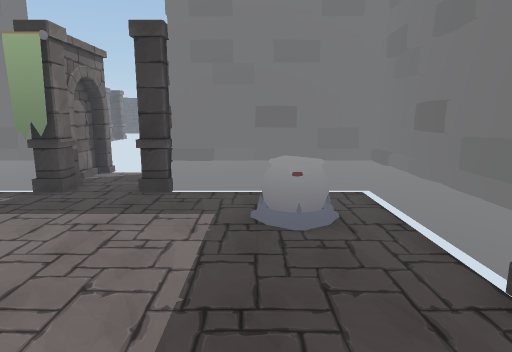
View 1 (above)

16 first-person views from a walk through a scene from a Unity 3-D project. The camera is 1.4 m above the floor, tilts 10° down and sees 75° across. Doors are open. The floor is counted in squares, 0.5 m on a side. Each view is taken from the middle of a square. On the plan, view 1 faces up. The plan holds only what a view shows up to about 20 squares ahead; the rest is blank. The place goes on beyond the plan.

View 2
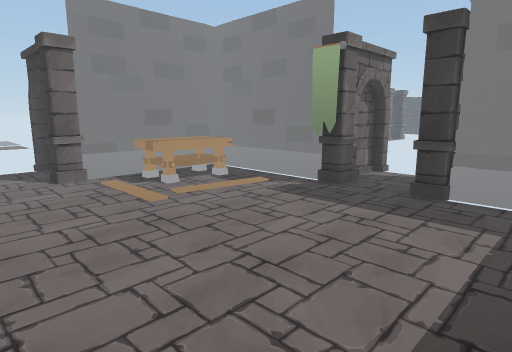

View 3
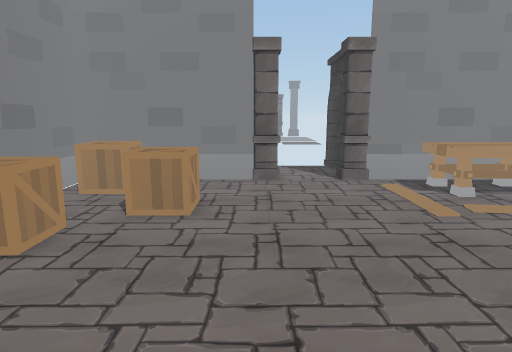

View 4
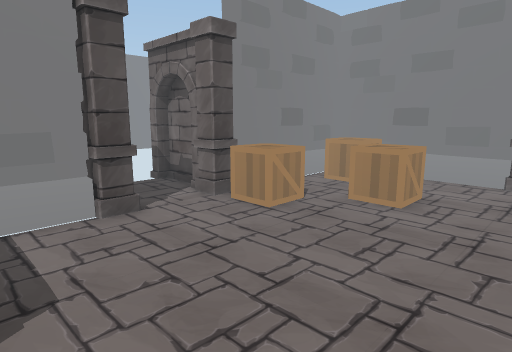

View 5
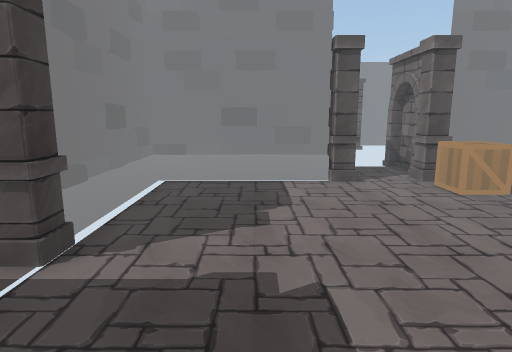

View 6
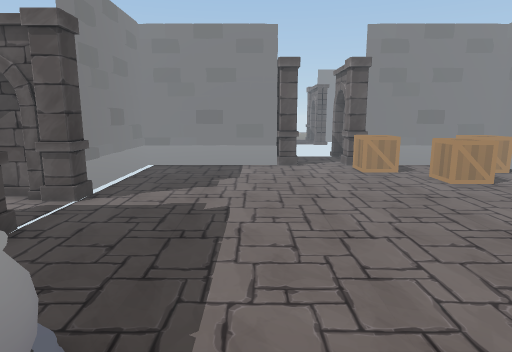

View 7
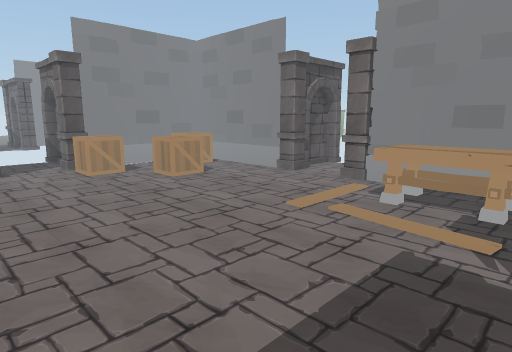

View 8
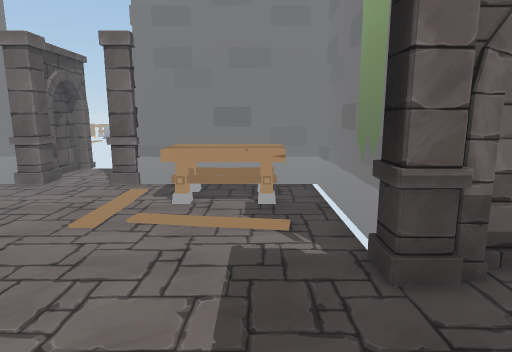

View 9
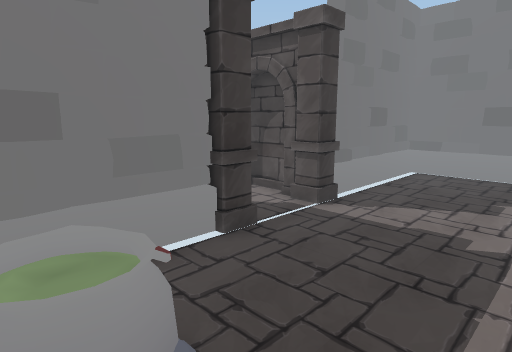

View 10
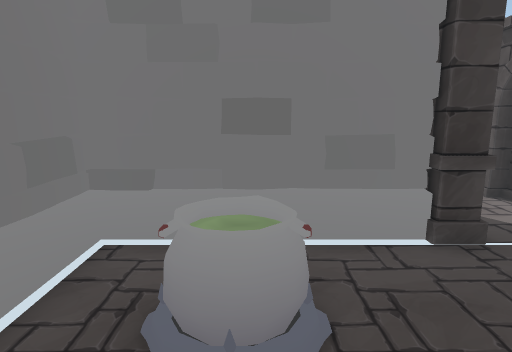

View 11
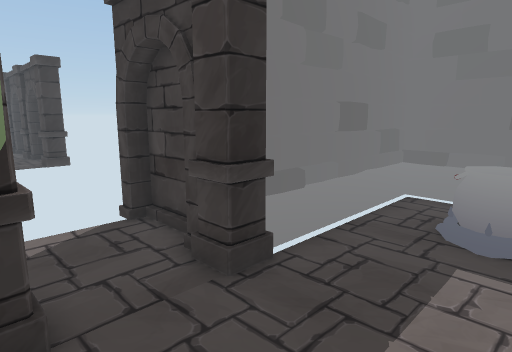

View 12
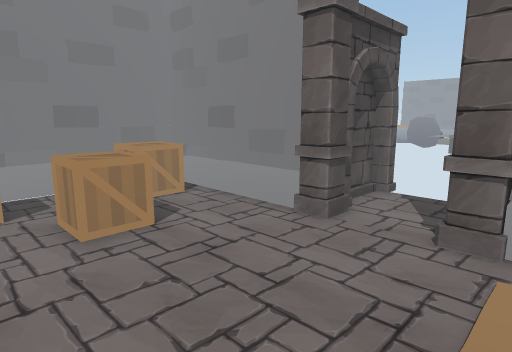

View 13
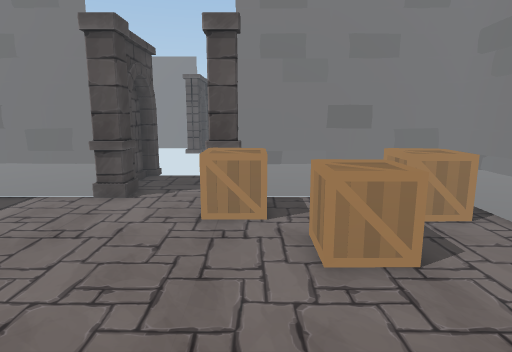

View 14
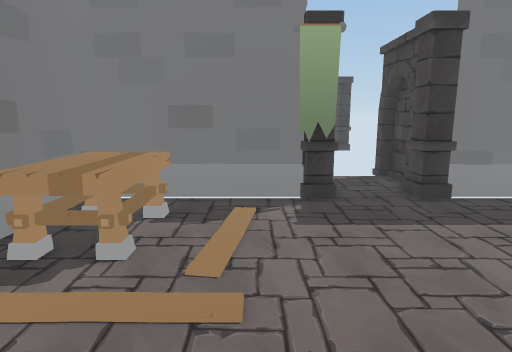

View 15
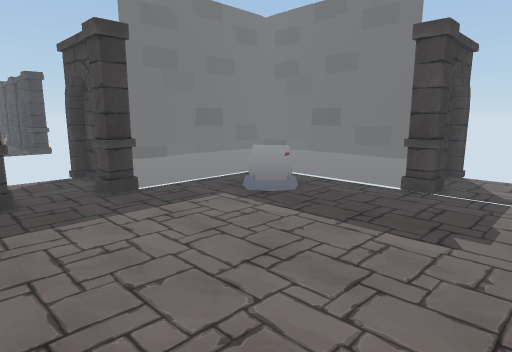

View 16
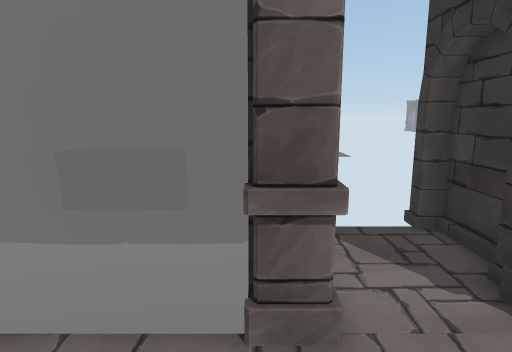

### Floor plan
Points are (right, up) in squares from view 1. A wall is a line through its corners. A room is listed if a view was taken in it or the views show most of it. See-through windows are left out.
Room 1 (views 1, 2, 3, 4, 5, 6, 7, 8, 9, 10, 11, 12, 13, 14, 15, 16)
walls: (-7.4, 12) (-8.6, 12); (-3.4, -7.9) (4.4, -7.9); (-16, -0.5) (-16.3, -1); (-16.1, -0.4) (-16.1, -7.9) (-8.4, -7.9); (-7.5, -8.6) (-7.5, -9.2); (4.6, 4.9) (4.6, 12.6); (4.5, 5.4) (4.7, 5.9); (-8.5, 12.8) (-16, 12.8); (-17, 4.1) (-17.5, 4.1); (5.4, 0.8) (5.9, 0.8); (-17.5, 0.8) (-16.9, 0.8); (-4.1, 13.5) (-4.1, 14); (-8.1, -10) (-8.1, -11.9); (-7.5, 14.1) (-7.5, 13.5); (-18.2, 4.8) (-20.2, 4.8) (-20.2, 4.1) (-20.7, 4.1); (-3.5, 14.9) (-3.5, 16.7); (-3.5, -11.9) (-3.5, -10.8); (4.6, -7.7) (4.6, -0.4); (-16.1, 12.8) (-16.1, 5); (-20.8, 0.8) (-20.2, 0.8) (-20.2, 0.2) (-18.2, 0.2); (-8.1, 16.7) (-8.1, 14.4); (4.4, 12.8) (-3.2, 12.8)
low walls: (-3.3, -7.7) (4.4, -7.7) (4.4, -0.4); (-16, -0.5) (-16, -6.5); (-8.5, 12.6) (-14.4, 12.6); (4.4, 6.6) (4.4, 12.6) (-3.2, 12.6); (-15.1, -7.7) (-9.4, -7.7); (-14.5, 12.6) (-15.4, 12.6); (-16, 12.8) (-16, 5)
ways out: opening at (6, 2.5)
objects: other object (-16, 0) to (-16, 1); other object (-16, 4); other object (-15, -7) to (-13, -5); other object (-15, 7) to (-13, 11); other object (-12, -4) to (-10, -2); other object (-9, -7) to (-7, -5); other object (-8, -8) to (-7, -7); other object (-8, 12) to (-7, 13); other object (-4, -8) to (-4, -7); other object (-4, 12) to (-4, 13); other object (0, 8) to (2, 10); other object (4, 0) to (5, 1); other object (4, 4) to (5, 5)

Where each view was taken, in squares from view 1:
view 1: 0 up, 0 right, facing up
view 2: 0 up, 0 right, facing up-left
view 3: 0 up, 1 left, facing left
view 4: 2 up, 0 right, facing down-left
view 5: 7 up, 0 right, facing down
view 6: 12 up, 2 left, facing down
view 7: 12 up, 2 left, facing down-left
view 8: 10 up, 2 left, facing left
view 9: 10 up, 2 left, facing down-right
view 10: 9 up, 3 left, facing right
view 11: 8 up, 8 left, facing up-right
view 12: 6 up, 8 left, facing down-left
view 13: 4 up, 9 left, facing down
view 14: 1 up, 10 left, facing up
view 15: 0 up, 9 left, facing up-right
view 16: 0 up, 12 left, facing left
